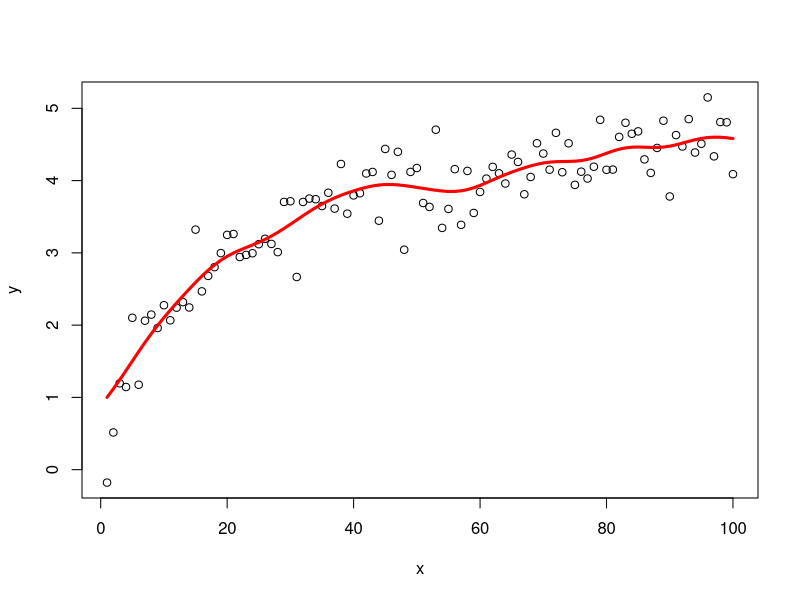

Write the R code that produced this figure. (Note: this script raises an error after producing the figure.)
rm(list=ls())

n=100
x = seq(1,n)
sim = 1
	set.seed(sim*10^6)
	e = rnorm(n,0,0.3)
	y = log(x)+e
	snr = var(log(x))/var(e)
	

plot(x,y)
	lines(ksmooth(x, y, kernel="normal", bandwidth=10, 
		range.x=range(x), x.points=x),col = "red", lwd=3, lty=1)
	lines(locpoly(x, y, degree=2, kernel="normal", 
		bandwidth=10, range.x=range(x)), col = "blue", lwd=3, lty=2)
	lines(smooth.spline(x, y), col="brown", lwd=3, lty=3)
	legend("bottom", c("NWE", "LPE", "Splines"),ncol=1, 
		col=c("red","blue", "brown"), lwd=c(2,2,2), lty=c(1,2,3))